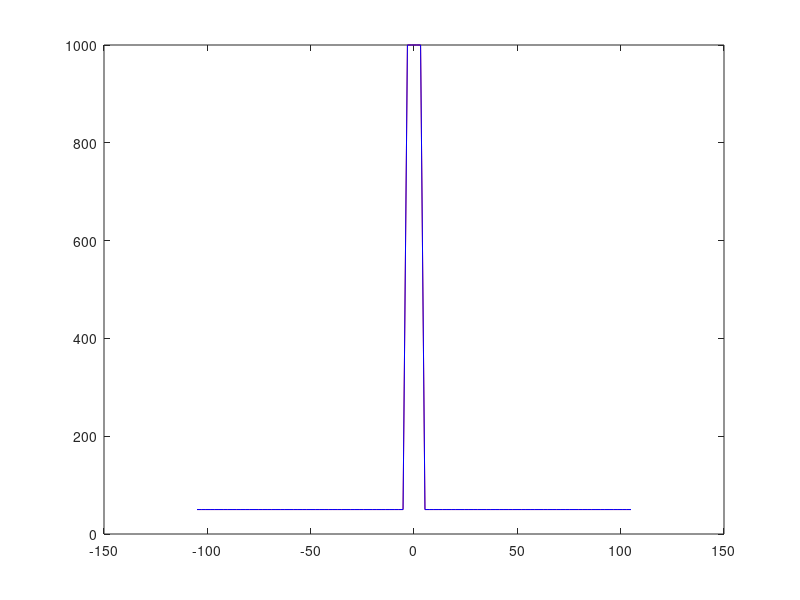

This chart was generated by the following MATLAB code: (Note: this script raises an error after producing the figure.)
% 1d explicite temperature
% Proper rock paramters

% User input
np    = 100;   % number of points in space
nt    = 50;   % number of points in time

k     = 1.626;  % conductivity [W/m/K]
rho   = 2272;   % density [kg/m3]
cp    = 816;    % heat capcity [J/K/kg]

x_max      = 105;  % model half width [m]
sill_width = 10;   % [m]

t_sill     = 1000;  % [C]
t_bg       = 50;    % background temperature [C]

% Initial condition
X_vec = linspace(-x_max, x_max, np);
T_vec = t_bg * ones(size(X_vec));
T_vec(abs(X_vec)<sill_width/2) = t_sill;

% time step according to CFL 
dx = X_vec(2)-X_vec(1);
dt = 0.51*dx^2/(k/rho/cp);

% Plot initiation
h_fig = figure;
h_ax  = axes(h_fig);
plot(h_ax, X_vec, T_vec, '-r', 'DisplayName', 'Initial condition');
hold(h_ax, 'on');
h_pl = plot(h_ax, X_vec, T_vec, '-b', 'DisplayName', 'Current state');
h_ax.XLim = [-x_max, x_max];
grid(h_ax, 'on')
h_t = title('Step: 0');
legend;

% Time loop
Ind = 2:np-1;
for tstep = 1:nt
    T_vec(Ind) = T_vec(Ind) + dt*k/rho/cp*( ...
        ((T_vec(Ind+1)-T_vec(Ind  ))./(X_vec(Ind+1)-X_vec(Ind  ))) - ...
        ((T_vec(Ind  )-T_vec(Ind-1))./(X_vec(Ind  )-X_vec(Ind-1))) )./ ...
        ((X_vec(Ind+1)-X_vec(Ind-1))/2);

    % Update plot
    time       = tstep*dt/3600/24/365;
    h_pl.YData = T_vec;
    h_t.String = ['Step: ', num2str(tstep), ' - Time: ', num2str(time), ' (years)'];
    drawnow;
end